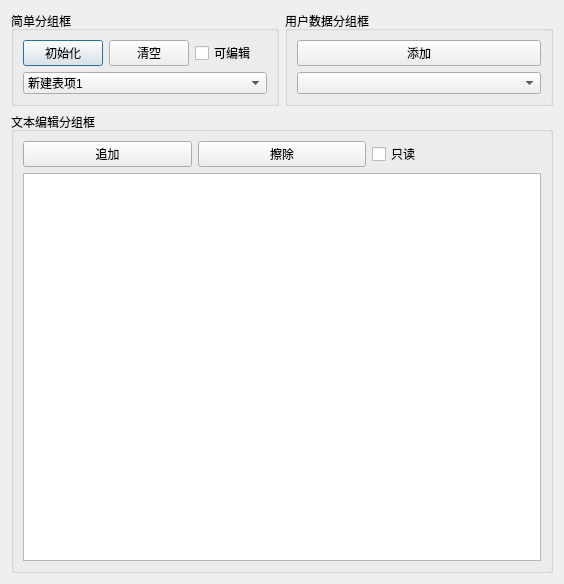
<?xml version="1.0" encoding="UTF-8"?>
<ui version="4.0">
 <class>ComboBoxDialog</class>
 <widget class="QDialog" name="ComboBoxDialog">
  <property name="geometry">
   <rect>
    <x>0</x>
    <y>0</y>
    <width>564</width>
    <height>584</height>
   </rect>
  </property>
  <property name="windowTitle">
   <string>组合框和文本编辑框</string>
  </property>
  <layout class="QVBoxLayout" name="verticalLayout_4">
   <item>
    <layout class="QHBoxLayout" name="horizontalLayout_3">
     <item>
      <widget class="QGroupBox" name="groupBox">
       <property name="title">
        <string>简单分组框</string>
       </property>
       <layout class="QVBoxLayout" name="verticalLayout">
        <item>
         <layout class="QHBoxLayout" name="horizontalLayout">
          <item>
           <widget class="QPushButton" name="m_btnInit">
            <property name="text">
             <string>初始化</string>
            </property>
           </widget>
          </item>
          <item>
           <widget class="QPushButton" name="m_btnClear">
            <property name="text">
             <string>清空</string>
            </property>
           </widget>
          </item>
          <item>
           <widget class="QCheckBox" name="m_checkEditable">
            <property name="text">
             <string>可编辑</string>
            </property>
           </widget>
          </item>
         </layout>
        </item>
        <item>
         <widget class="QComboBox" name="m_comboSimple">
          <item>
           <property name="text">
            <string>新建表项1</string>
           </property>
           <property name="icon">
            <iconset resource="ComboBox.qrc">
             <normaloff>:/images/aim.ico</normaloff>:/images/aim.ico</iconset>
           </property>
          </item>
          <item>
           <property name="text">
            <string>我是小神</string>
           </property>
           <property name="icon">
            <iconset resource="ComboBox.qrc">
             <normaloff>:/images/aim.ico</normaloff>:/images/aim.ico</iconset>
           </property>
          </item>
          <item>
           <property name="text">
            <string>我是大神</string>
           </property>
           <property name="icon">
            <iconset resource="ComboBox.qrc">
             <normaloff>:/images/aim.ico</normaloff>:/images/aim.ico</iconset>
           </property>
          </item>
         </widget>
        </item>
       </layout>
      </widget>
     </item>
     <item>
      <widget class="QGroupBox" name="groupBox_2">
       <property name="title">
        <string>用户数据分组框</string>
       </property>
       <layout class="QVBoxLayout" name="verticalLayout_2">
        <item>
         <widget class="QPushButton" name="m_btnAdd">
          <property name="text">
           <string>添加</string>
          </property>
         </widget>
        </item>
        <item>
         <widget class="QComboBox" name="m_comboUserData"/>
        </item>
       </layout>
      </widget>
     </item>
    </layout>
   </item>
   <item>
    <widget class="QGroupBox" name="groupBox_3">
     <property name="title">
      <string>文本编辑分组框</string>
     </property>
     <layout class="QVBoxLayout" name="verticalLayout_3">
      <item>
       <layout class="QHBoxLayout" name="horizontalLayout_2">
        <item>
         <widget class="QPushButton" name="m_btnAppend">
          <property name="text">
           <string>追加</string>
          </property>
         </widget>
        </item>
        <item>
         <widget class="QPushButton" name="m_btnErase">
          <property name="text">
           <string>擦除</string>
          </property>
         </widget>
        </item>
        <item>
         <widget class="QCheckBox" name="m_checkReadOnly">
          <property name="text">
           <string>只读</string>
          </property>
         </widget>
        </item>
       </layout>
      </item>
      <item>
       <widget class="QPlainTextEdit" name="m_plainTextEdit"/>
      </item>
     </layout>
    </widget>
   </item>
  </layout>
 </widget>
 <resources>
  <include location="ComboBox.qrc"/>
 </resources>
 <connections/>
</ui>
